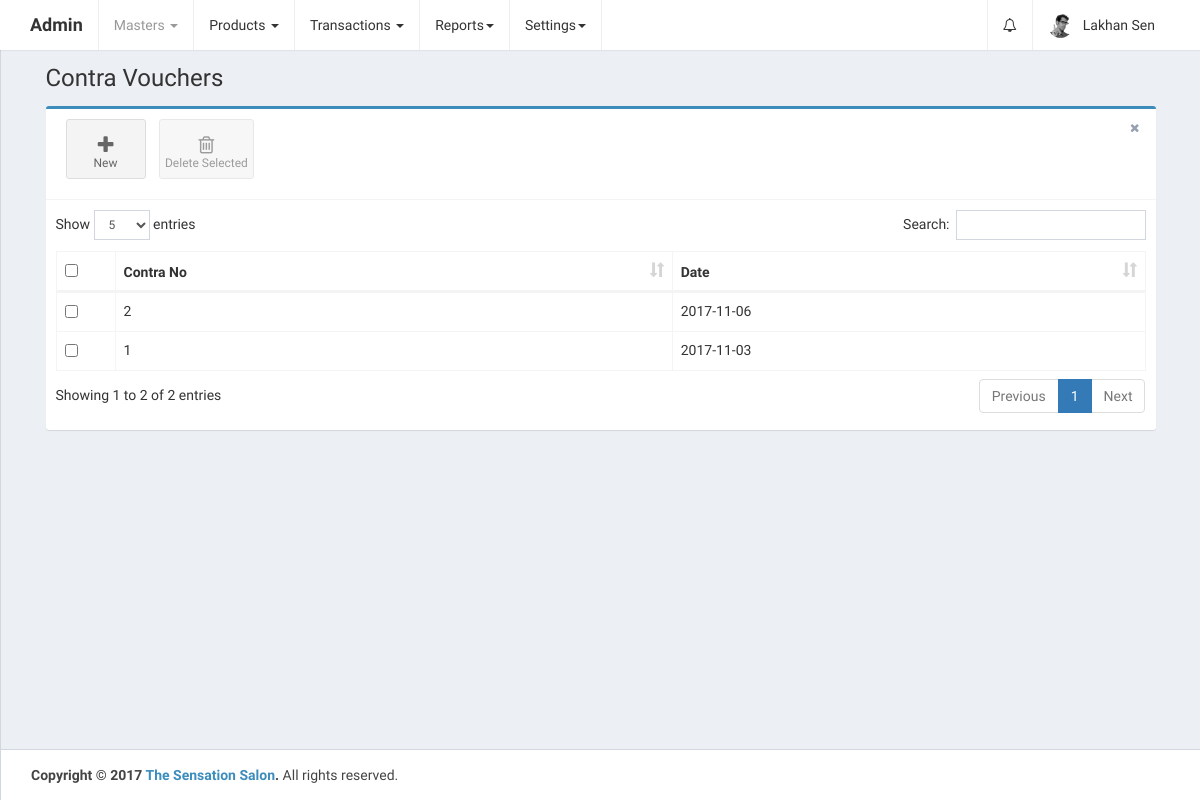
The app's page /home.php?controller=contra&action=getall (signed in), older data.
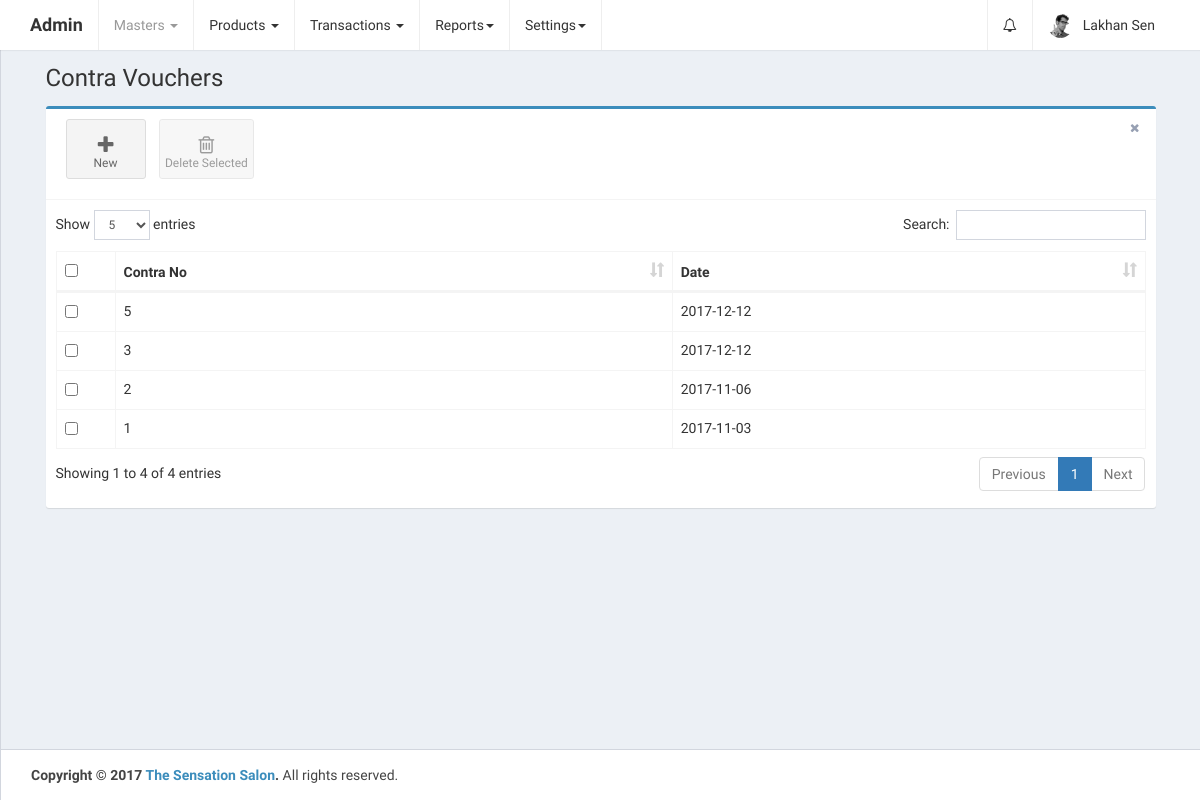
The same page, newer data.
### tables this page shows
CREATE TABLE `contra_vouchers` (
  `id` int(11) UNSIGNED NOT NULL,
  `date` date DEFAULT NULL,
  `entry_data` longtext,
  `total_amount` double DEFAULT NULL,
  `narration` text,
  `created_at` datetime NOT NULL DEFAULT CURRENT_TIMESTAMP,
  `updated_at` datetime NOT NULL DEFAULT CURRENT_TIMESTAMP ON UPDATE CURRENT_TIMESTAMP
);

### controllers/ContraController.php (called while the page is built, shortened)
<?php
class ContraController {
    public $contraobj;
    public function __construct() {
        require_once 'models/Contra.php';
        $this->contraobj = new Contra();
    }
    public function getall() {
        $contra_vouchers = $this->contraobj->getall();
        require_once APP_DIR . '/views/layout.php';
    }
}
?>

### home.php (called while the page is built, shortened)
<?php
require_once 'config/database.php';
require_once 'config/routes.php';
?>

### config/Database.php (called while the page is built)
<?php
class Database {
    public function connect() {
        $conn = new mysqli('localhost', 'root', '', 'thesensationbeautycentre');
        if ($conn->connect_error) {
            die("Connection failed: " . $conn->connect_error);
        } else {
            return $conn;
        }
    }
}
?>

### models/Contra.php (called while the page is built, shortened)
<?php
class Contra {
    public $conn;
    public function __construct() {
        $db = new Database();
        $this->conn = $db->connect();
    }
    public function getall() {
        $contra_vouchers = $this->conn->query('SELECT * FROM contra_vouchers ORDER BY id DESC');
        return $contra_vouchers;
    }
}
?>

### views/contra_vouchers.php (the view, shortened to what this page needs)
<link rel="stylesheet" href="public/plugins/datatables/dataTables.bootstrap.css">
<div class="row">
    <div class="col-xs-12">
        <div class="box box-primary">
            <div class="box-header with-border">
                <a class="btn btn-app" href="?controller=contra&action=add">
                    <i class="fa fa-plus"></i> New
                </a>
                <button class="btn btn-app" id="delete_selected">
                    <i class="fa fa-trash-o"></i> Delete Selected
                </button>
                <div class="box-tools pull-right">
                    <button type="button" class="btn btn-box-tool" data-widget="remove"><i class="fa fa-times"></i></button>
                </div>
            </div>
            <div class="box-body">
                <div class="table-responsive">
                    <table id="contra_vouchers_table" class="table table-bordered table-hover" role="grid" aria-describedby="contra_vouchers_table_info">
                        <thead>
                            <tr>
                                <th data-orderable="false" width="20px">
                                    <input type="checkbox" class="select-all">
                                </th>
                                <th>Contra No</th>
                                <th>Date</th>
                            </tr>
                        </thead>
                        <?php
                        if (isset($contra_vouchers)) {
                            if ($contra_vouchers->num_rows > 0) {
                                ?>
                                <tbody>
                                    <?php
                                    while ($contra_voucher = $contra_vouchers->fetch_assoc()) {
                                        ?>
                                        <tr id="tr_<?php echo $contra_voucher['id']; ?>">
                                            <td><input type="checkbox" name="select_contra_vouchers[]" data-id="<?php echo $contra_voucher['id']; ?>"></td>
                                            <td><?php echo $contra_voucher['id']; ?></td>
                                            <td><?php echo $contra_voucher['date']; ?></td>
                                        </tr>
                                        <?php
                                    }
                                    ?>
                                </tbody>
                                <?php
                            }
                        }
                        ?>
                    </table>
                </div>
            </div>
        </div>
    </div>
</div>

Row changes from the older to the newer data that the page shows:
added contra_vouchers: id "5", date "2017-12-12"
added contra_vouchers: id "3", date "2017-12-12"
Text that changed along with them:
text written by a page script: "Show entries Search: Showing 1 to 2 of 2 entries Previous 1 Next" → "Show entries Search: Showing 1 to 4 of 4 entries Previous 1 Next"
